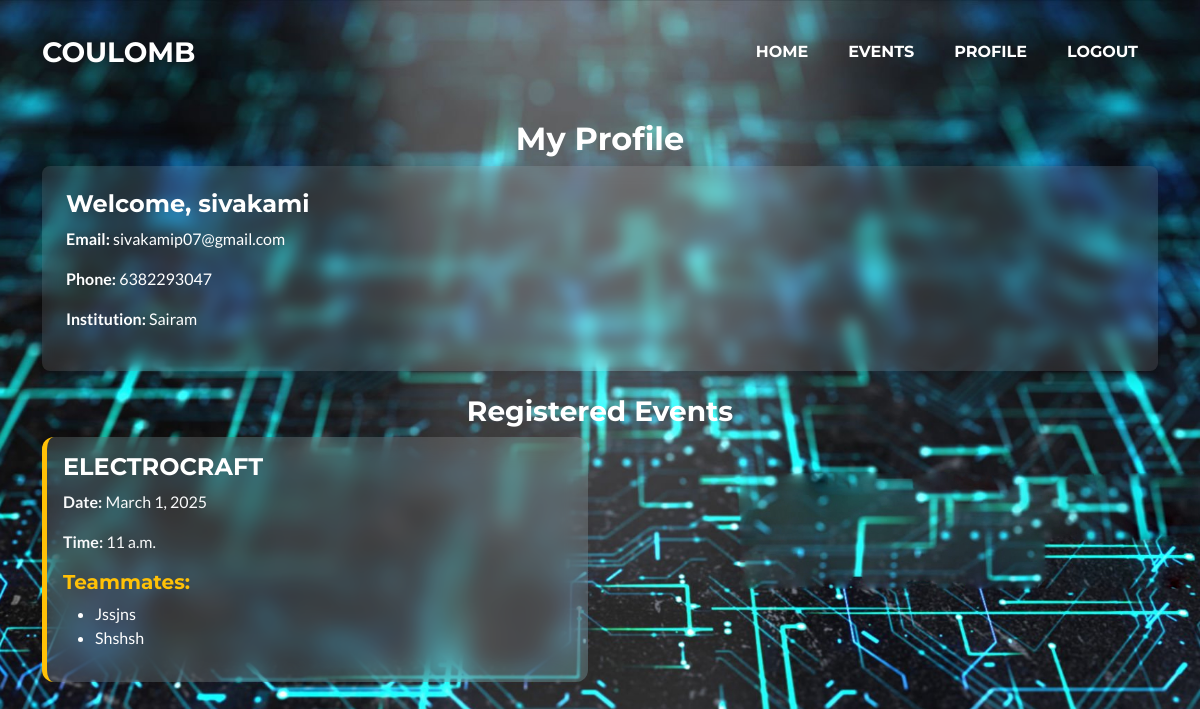
/profile/ (signed in), run on the app's committed database.
### event_registration/models.py (models this page shows, shortened)
class Participant(models.Model):
    user = models.OneToOneField(User, on_delete=models.CASCADE)  # Link to Django's User model
    register_number = models.CharField(max_length=20, unique=True)
    college_name = models.CharField(max_length=255)
    department = models.CharField(max_length=100)
    whatsapp_number = models.CharField(max_length=15)
    YEAR_CHOICES = [
        ('1', '1st Year'),
        ('2', '2nd Year'),
        ('3', '3rd Year'),
        ('4', '4th Year'),
    ]
    year_of_study = models.CharField(max_length=1, choices=YEAR_CHOICES)
    coupon_purchased = models.BooleanField(default=False)
    attendance = models.BooleanField(default=False)

class event(models.Model):
    name = models.CharField(max_length=100)
    description = models.TextField(null=True,blank=True)
    date = models.DateField()
    time = models.TimeField(null=True,blank=True)
    rules_and_regulations = models.TextField(null=True,blank=True)
    venue = models.CharField(max_length=100,null=True,blank=True)
    image = models.ImageField(upload_to='event_registration/images',null=True,blank=True)
    participants = models.ManyToManyField(Participant,related_name='events',blank=True)
    team_size = models.IntegerField(null=True,blank=True)

class teammate(models.Model):
    name = models.CharField(max_length=100)
    phone = models.CharField(max_length=10)
    event = models.ForeignKey(event,on_delete=models.CASCADE,related_name='teammates')
    team_of = models.ForeignKey(Participant,on_delete=models.CASCADE,related_name='teammates')

### event_registration/views.py (the view)
# urls.py: path('profile/',views.profile,name='profile'),
@login_required
def profile(request):
    profile = Participant.objects.get(user=request.user)
    events = profile.events.all()
    teammates = profile.teammates.all()
    context = {
        'profile': profile,
        'events': events,
        'teammates': teammates
    }
    return render(request,'profile.html',context)

### event_registration/templates/profile.html (shortened to what this page needs)
{% extends 'layout.html' %}
{% block content %}
<br><br><br>
<div class="container mt-5">
    <h2 class="text-center text-primary">My Profile</h2>
    <div class="profile-card p-4 shadow rounded mb-4">
        <h4 class="text-secondary">Welcome, {{user.username}}</h4>
        <p><strong>Email:</strong> {{user.email}}</p>
        <p><strong>Phone:</strong> {{profile.whatsapp_number}}</p>
        <p><strong>Institution:</strong> {{profile.college_name}}</p>
    </div>
    <h3 class="text-center text-primary mt-4">Registered Events</h3>
    <div class="row">
        {% for event in events %}
        <div class="col-md-6">
            <div class="event-card p-3 mb-4" id="{{ event.id }}">
                <h4 class="text-white">{{ event.name }}</h4>
                <p class="text-light"><strong>Date:</strong> {{ event.date }}</p>
                <p class="text-light"><strong>Time:</strong> {{ event.time }}</p>
                {% with event_teammates=teammates|dictsort:"event.id" %}
                    {% if event_teammates %}
                    <h5 class="text-warning mt-3">Teammates:</h5>
                    <ul class="text-white">
                        {% for teammate in event_teammates %}
                            {% if teammate.event == event %}
                                <li>{{ teammate.name }}</li>
                            {% endif %}
                        {% endfor %}
                    </ul>
                    {% endif %}
                {% endwith %}
            </div>
        </div>
        {% endfor %}
    </div>
</div>
{% endblock %}

### event_registration/templates/profile.html (style rules this page uses)
.profile-card { background: rgba(255, 255, 255, 0.1); backdrop-filter: blur(8px); color: white; border-radius: 12px; padding: 20px; }
.event-card { border-radius: 12px; background: rgba(255, 255, 255, 0.15); backdrop-filter: blur(12px); color: white; padding: 16px; border-left: 5px solid #ffc107; }

### data on the page
Participant: whatsapp_number "6382293047", college_name "Sairam"
event: name "ELECTROCRAFT", date "March 1, 2025", time "11 a.m."
teammate: name "Jssjns"
teammate: name "Shshsh"

### other printed values
{{ user.username }} "sivakami"
{{ user.email }} "sivakamip07@gmail.com"
